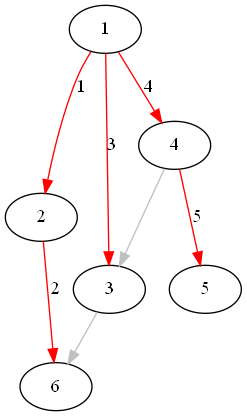

This chart was generated by the following Python code:
"""Поиск в глубину"""

import graphviz
import os


# Необходимо установить graphviz в данную директорию
GRAPHVIZ_PATH = 'C:/Program Files (x86)/Graphviz2.38/'
os.environ["PATH"] += os.pathsep + GRAPHVIZ_PATH + 'bin/'


def input_nat1(name=''):
    while True:
        number = input(name)
        try:
            int(number)
            if int(number) <= 1:
                print('Число должно быть больше 1')
            else:
                number = int(number)
                break
        except ValueError:
            print('Неверный тип данных')
    return number


def input_several(sep=','):
    while True:
        data = input().replace(' ', '')
        if data == '':
            return []

        try:
            return list(map(int, data.split(",")))
        except ValueError:
            print(f"Введите данные корректно (используя '{sep}')!")


class Node:

    def __init__(self, number, connections=None):
        if connections is None:
            connections = []
        self.number = number
        self.connections = connections
        self.is_visited = False

    def connect(self, node):
        if not isinstance(node, Node):
            raise Exception("Подан не тот тип")

        self.connections.append(node)


class Graph:

    def __init__(self, nodes_lst=None):
        if nodes_lst is None:
            nodes_lst = []
        self.nodes = nodes_lst

        self.graph_image = graphviz.Digraph(filename="Graph", format='png', strict=True)
        self.count = 0

    def add_node(self, node):
        if not isinstance(node, Node):
            raise Exception("Подан не тот тип")

        self.nodes.append(node)
        self.graph_image.clear()
        self.form_image()

    def form_image(self):
        for source in self.nodes:
            for dest in source.connections:
                self.graph_image.edge(str(source.number), str(dest.number), color="gray")

    def depth_first(self, source_node=None):
        if not self.nodes:
            print("Вершины графа не заполнены!")
            return

        if source_node is None:
            source_node = self.nodes[0]

        if source_node not in self.nodes:
            print("Вершины", source_node, "в графе нет!")
            return

        source_node.is_visited = True
        for dest_node in source_node.connections:
            if dest_node.is_visited:
                continue

            self.count += 1
            self.graph_image.edge(str(source_node.number), str(dest_node.number), label=str(self.count), color="red")

            self.depth_first(dest_node)

    def show(self):
        self.graph_image.view()


def graph_create():
    graph = Graph()
    node_amount = input_nat1("Введите количество вершин графа\n")
    nodes = []
    for i in range(node_amount):
        nodes.append(Node(i + 1))

    # Объявление вершин
    node_number = 0
    for i in range(node_amount):
        cur_node = nodes[i]
        # Связывание вершин
        while True:
            print("Перечислите через запятую вершины, с которыми связана вершина", node_number + 1)
            node_connections = input_several()

            if all([conn > node_amount or conn == i + 1 for conn in node_connections]) and node_connections != []:
                print("Введите корректные вершины!")
                continue

            for conn in node_connections:
                cur_node.connect(nodes[conn-1])

            break
        graph.add_node(cur_node)
        node_number += 1

    return graph


def main():
    graph = graph_create()
    graph.depth_first()
    graph.show()


if __name__ == '__main__':
    main()
